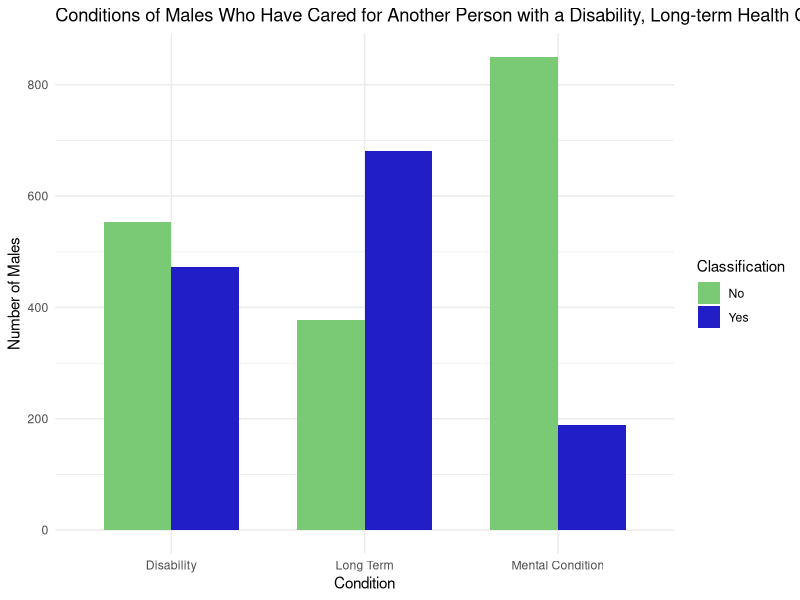
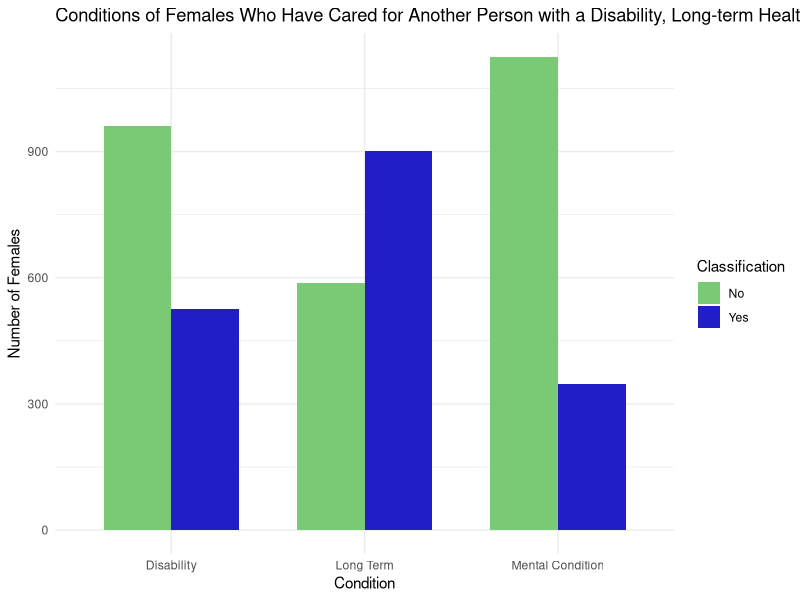

Source code (R) for these figures, in order:
## ---- chunk 1
knitr::opts_chunk$set(echo = TRUE)
options(repos = list(CRAN="http://cran.rstudio.com/"))
install.packages("ggplot2")
install.packages("here")
install.packages("dplyr")
install.packages("tidyverse")
library(ggplot2)
library(here)
library(dplyr)
library(tidyverse)
## ---- chunk 2

# Read .csv files from Inputs folder
male_data <- read_csv(here("Inputs", "male_data.csv"))
female_data <- read_csv(here("Inputs", "female_data.csv"))

## ---- chunk 3
# The dataset from the Australian Bureau of Statistics displays each category as columns, however our graph we need to arrange them into one singular column
# We need to create a new dataframe that will be used for creating barcharts

## MALES
# Category column (first category is yes, second is no)
Category <- c('Mental Condition', 'Mental Condition', 'Long Term', 'Long Term', 'Disability', 'Disability')

# Amount column
Amount <- c(189.1, 850.1, 680.8, 377.4, 473.5, 553.4)

# Classification column
Classification <- c('Yes', 'No', 'Yes', 'No', 'Yes', 'No')

# Join the columns together
male_df <- data.frame(Category, Amount, Classification)

# From this we can now make a bar chart
male_graph <- ggplot(male_df, aes(factor(Category), Amount, fill = Classification)) + 
  geom_bar(width = 0.7, stat="identity", position = "dodge") + 
  labs(title = "Conditions of Males Who Have Cared for Another Person with a Disability, Long-term Health Condition or Old Age in Last 4 Weeks",
       x = "Condition",
       y = "Number of Males") +
  theme_minimal() +
  scale_fill_manual(values = c("#7ac975", "#211ec7"))

## FEMALES
# Amount column
Amount2 <- c(348, 1125.2, 902.1, 588.2, 525.1, 961.6)

# Classification column
Classification <- c('Yes', 'No', 'Yes', 'No', 'Yes', 'No')

# Join the columns together
female_df <- data.frame(Category, Amount2, Classification)

# From this we can now make a bar chart
female_graph <- ggplot(female_df, aes(factor(Category), Amount2, fill = Classification)) + 
  geom_bar(width = 0.7, stat="identity", position = "dodge") + 
  labs(title = "Conditions of Females Who Have Cared for Another Person with a Disability, Long-term Health Condition or Old Age in Last 4 Weeks",
       x = "Condition",
       y = "Number of Females") +
  theme_minimal() +
  scale_fill_manual(values = c("#7ac975", "#211ec7"))
## ---- chunk 4

male_graph
female_graph

## ---- chunk 5

# Now we want to create a table that can compare both male and female dataframes

# First we need to rename the column values to indicate the sex of the demographic we are looking at
male_data[male_data == "Cared for a person with either a disability, long term health condition or old age in last 4 weeks"] <- "Males"
female_data[female_data == "Cared for a person with either a disability, long term health condition or old age in last 4 weeks"] <- "Females"

# We can now combine the two dataframes into one
male_female_df <- rbind(male_data, female_data)

# We need to rename the columns so it give the reader information on what values they are looking at
colnames(male_female_df) <- c("Sex","MC", "Non-MC", "LTHC", "Non-LTHC", "Disabled", "Non-Disabled")

## ---- chunk 6

# Now we can use kable to create a nicer looking table
table <- 
  knitr::kable(
    male_female_df,
    "pipe",
    col.names = c("Sex","MC", "Non-MC", "LTHC", "Non-LTHC", "Disabled", "Non-Disabled"),
    align = "lcccccc",
    caption = "Condition of Male and Female Caretakers Taking Care of LTHC, Disabled, Old Aged Individuals in the Last 4 Weeks"
  )

table

